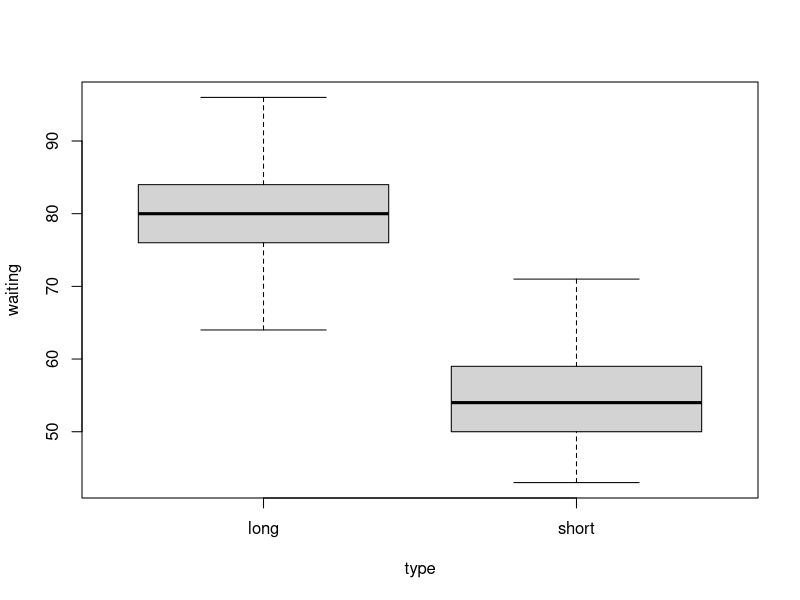

The R script that drew this image:
library(MASS)
head(faithful)

# https://stackoverflow.com/questions/39165340/dataframe-create-new-column-based-on-other-columns
df <- transform(faithful, type= ifelse(eruptions <= 3.1, "short", "long"))

# Checking Results of new column are correct
head(df)

# Making new vectors
waiting = df$waiting
type = df$type

# Creating a new boxplot
boxplot(waiting ~ type, horizontal = FALSE)